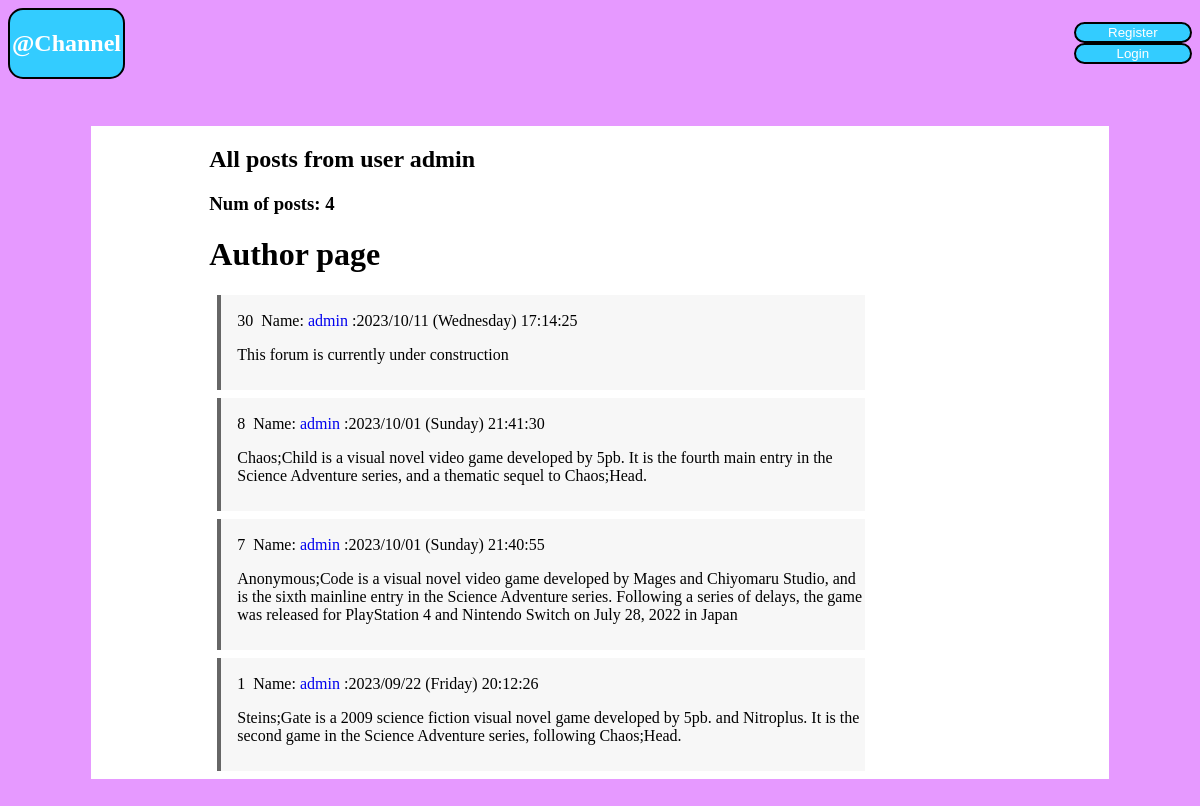
Screenshot of /user/admin with the database file from the repository.
### blog/models.py (models this page shows, shortened)
class News(models.Model):
    text = models.TextField("Text", max_length= 500)
    date = models.DateTimeField('date', default=timezone.now)
    author = models.ForeignKey(User, verbose_name='author', on_delete=models.CASCADE,  null=True)
    thread = models.ForeignKey(Threads, verbose_name='thread', on_delete=models.CASCADE, null=True)
    img = models.ImageField("img", upload_to="posts_images/", null=True, blank= True)
    class Meta:
        verbose_name = 'New'
        verbose_name_plural = 'News'

### blog/views.py (the view)
# urls.py: path('user/<str:username>', views.UserAllPostsView.as_view(), name='user-comment'),
class UserAllPostsView(ListView):
    model = News
    template_name = 'blog/comments_user.html'
    context_object_name = 'news'
    paginate_by = 5
    def get_queryset(self):
        user = get_list_or_404(User, username=self.kwargs['username'])[0]
        return News.objects.filter(author=user).order_by('-date')
    def get_context_data(self, **kwargs):
        ctx = super(UserAllPostsView, self).get_context_data(**kwargs)
        ctx['title'] = 'Author page'
        return ctx

### blog/templates/blog/comments_user.html (shortened to what this page needs)
{% extends 'blog/base.html' %}
{% block content %}
    <h2>All posts from user {{ view.kwargs.username }}</h2>
    <h3>Num of posts: {{ page_obj.paginator.count }}</h3>
    <h1>{{ title }}</h1>
    {% for post in news %}
        <div class="post">
            <p>{{ post.id }} &nbsp;Name: <a href="{% url 'user-comment' post.author %}">{{ post.author }}</a><span class="text-muted" > :{{ post.date|date:"Y/m/d (l) H:i:s" }}</span></p>
            <p>{{ post.text|striptags }}</p>
        </div>
    {% endfor %}
{% endblock %}

### blog/templates/blog/base.html (style rules this page uses)
.color { background-color: #e699ff; }
a { text-decoration: none; }
.post { width: 80%; padding: 1px 3px 10px 16px; margin: 8px; max-width: 90%; border-left: 4px solid rgb(102, 102, 102); background-color: rgba(102, 102, 102, 0.05); }

### rows the page displays
News: id "30", author "admin", date "2023/10/11 (Wednesday) 17:14:25", text "This forum is currently under construction"
News: id "8", author "admin", date "2023/10/01 (Sunday) 21:41:30", text "Chaos;Child is a visual novel video game developed by 5pb. It is the fourth main entry in the Science Adventure series, and a thematic sequel to Chaos;Head."
News: id "7", author "admin", date "2023/10/01 (Sunday) 21:40:55", text "Anonymous;Code is a visual novel video game developed by Mages and Chiyomaru Studio, and is the sixth mainline entry in the Science Adventure series. Following a series of delays, the game was released for PlayStation 4 and Nintendo Switch on July 28, 2022 in Japan"
News: id "1", author "admin", date "2023/09/22 (Friday) 20:12:26", text "Steins;Gate is a 2009 science fiction visual novel game developed by 5pb. and Nitroplus. It is the second game in the Science Adventure series, following Chaos;Head."

### other values shown
{{ view.kwargs.username }} "admin"
{{ page_obj.paginator.count }} "4"
{{ title }} "Author page"
